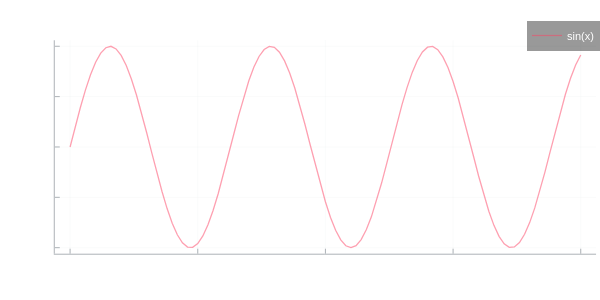

This figure's notebook cell:
### Markdown cell above
## Topic 1

Insert text for equation here. You can number and reference equation with @eq-sample

$$
x = a_2
$$ {#eq-sample}

Sample plot code below

### Code cell
x = 0:0.1:10
y = sin.(2*x)

# Create a line plot
plot(x, y, title="Sine Wave", xlabel="Time", ylabel="Amplitude", label="sin(x)", sp=1, alpha=0.5)

### Figure 1 — Plotly figure (JSON) as saved in the notebook; plotly's stock layout.template omitted (floating-point values rounded to 4 significant figures)
{"data": [{"colorbar": {"len": 0.821, "title": "", "x": 0.9934, "y": 0.5116}, "legendgroup": "sin(x)", "line": {"color": "rgba(254, 67, 101, 0.500)", "dash": "solid", "shape": "linear", "width": 1.3}, "mode": "lines", "name": "sin(x)", "showlegend": true, "type": "scatter", "x": [0, 0.1, 0.2, 0.3, 0.4, 0.5, 0.6, 0.7, 0.8, 0.9, 1, 1.1, 1.2, 1.3, 1.4, 1.5, 1.6, 1.7, 1.8, 1.9, 2, 2.1, 2.2, 2.3, 2.4, 2.5, 2.6, 2.7, 2.8, 2.9, 3, 3.1, 3.2, 3.3, 3.4, 3.5, 3.6, 3.7, 3.8, 3.9, 4, 4.1, 4.2, 4.3, 4.4, 4.5, 4.6, 4.7, 4.8, 4.9, 5, 5.1, 5.2, 5.3, 5.4, 5.5, 5.6, 5.7, 5.8, 5.9, 6, 6.1, 6.2, 6.3, 6.4, 6.5, 6.6, 6.7, 6.8, 6.9, 7, 7.1, 7.2, 7.3, 7.4, 7.5, 7.6, 7.7, 7.8, 7.9, 8, 8.1, 8.2, 8.3, 8.4, 8.5, 8.6, 8.7, 8.8, 8.9, 9, 9.1, 9.2, 9.3, 9.4, 9.5, 9.6, 9.7, 9.8, 9.9, 10], "xaxis": "x", "y": [0, 0.1987, 0.3894, 0.5646, 0.7174, 0.8415, 0.932, 0.9854, 0.9996, 0.9738, 0.9093, 0.8085, 0.6755, 0.5155, 0.335, 0.1411, -0.05837, -0.2555, -0.4425, -0.6119, -0.7568, -0.8716, -0.9516, -0.9937, -0.9962, -0.9589, -0.8835, -0.7728, -0.6313, -0.4646, -0.2794, -0.08309, 0.1165, 0.3115, 0.4941, 0.657, 0.7937, 0.8987, 0.9679, 0.9985, 0.9894, 0.9407, 0.8546, 0.7344, 0.5849, 0.4121, 0.2229, 0.02478, -0.1743, -0.3665, -0.544, -0.6999, -0.8278, -0.9228, -0.9809, -1.0, -0.9792, -0.9193, -0.8228, -0.6935, -0.5366, -0.3582, -0.1656, 0.03362, 0.2315, 0.4202, 0.5921, 0.7404, 0.8592, 0.9437, 0.9906, 0.998, 0.9657, 0.8948, 0.7883, 0.6503, 0.4864, 0.3031, 0.1078, -0.09191, -0.2879, -0.4724, -0.6381, -0.7784, -0.8876, -0.9614, -0.9969, -0.9927, -0.9488, -0.8672, -0.751, -0.6048, -0.4346, -0.247, -0.04954, 0.1499, 0.3433, 0.5231, 0.682, 0.8137, 0.9129], "yaxis": "y"}], "layout": {"annotations": [{"font": {"color": "rgba(255, 255, 255, 1.000)", "family": "sans-serif", "size": 20}, "rotation": 0, "showarrow": false, "text": "Sine Wave", "x": 0.5424, "xanchor": "center", "xref": "paper", "y": 1, "yanchor": "top", "yref": "paper"}], "height": 300, "legend": {"bgcolor": "rgba(0, 0, 0, 0.400)", "bordercolor": "rgba(0, 0, 0, 0.000)", "borderwidth": 1, "font": {"color": "rgba(255, 255, 255, 1.000)", "family": "sans-serif", "size": 11}, "title": {"font": {"color": "rgba(255, 255, 255, 1.000)", "family": "sans-serif", "size": 15}, "text": ""}, "tracegroupgap": 0, "traceorder": "normal", "x": 1, "xanchor": "auto", "y": 1, "yanchor": "auto"}, "margin": {"b": 20, "l": 0, "r": 0, "t": 20}, "paper_bgcolor": "rgba(0, 0, 0, 0.000)", "plot_bgcolor": "rgba(0, 0, 0, 0.000)", "showlegend": true, "width": 600, "xaxis": {"anchor": "y", "domain": [0.09128, 0.9934], "gridcolor": "rgba(173, 178, 183, 0.120)", "gridwidth": 0.5, "linecolor": "rgba(173, 178, 183, 1.000)", "mirror": false, "range": [-0.3, 10.3], "showgrid": true, "showline": true, "showticklabels": true, "tickangle": 0, "tickcolor": "rgb(173, 178, 183)", "tickfont": {"color": "rgba(255, 255, 255, 1.000)", "family": "sans-serif", "size": 11}, "tickmode": "array", "ticks": "inside", "ticktext": ["0.0", "2.5", "5.0", "7.5", "10.0"], "tickvals": [0, 2.5, 5, 7.5, 10], "title": "Time", "titlefont": {"color": "rgba(255, 255, 255, 1.000)", "family": "sans-serif", "size": 15}, "type": "-", "visible": true, "zeroline": false, "zerolinecolor": "rgba(173, 178, 183, 1.000)"}, "yaxis": {"anchor": "x", "domain": [0.1011, 0.9221], "gridcolor": "rgba(173, 178, 183, 0.120)", "gridwidth": 0.5, "linecolor": "rgba(173, 178, 183, 1.000)", "mirror": false, "range": [-1.06, 1.06], "showgrid": true, "showline": true, "showticklabels": true, "tickangle": 0, "tickcolor": "rgb(173, 178, 183)", "tickfont": {"color": "rgba(255, 255, 255, 1.000)", "family": "sans-serif", "size": 11}, "tickmode": "array", "ticks": "inside", "ticktext": ["−1.0", "−0.5", "0.0", "0.5", "1.0"], "tickvals": [-1, -0.5, 0, 0.5, 1], "title": "Amplitude", "titlefont": {"color": "rgba(255, 255, 255, 1.000)", "family": "sans-serif", "size": 15}, "type": "-", "visible": true, "zeroline": false, "zerolinecolor": "rgba(173, 178, 183, 1.000)"}}}
